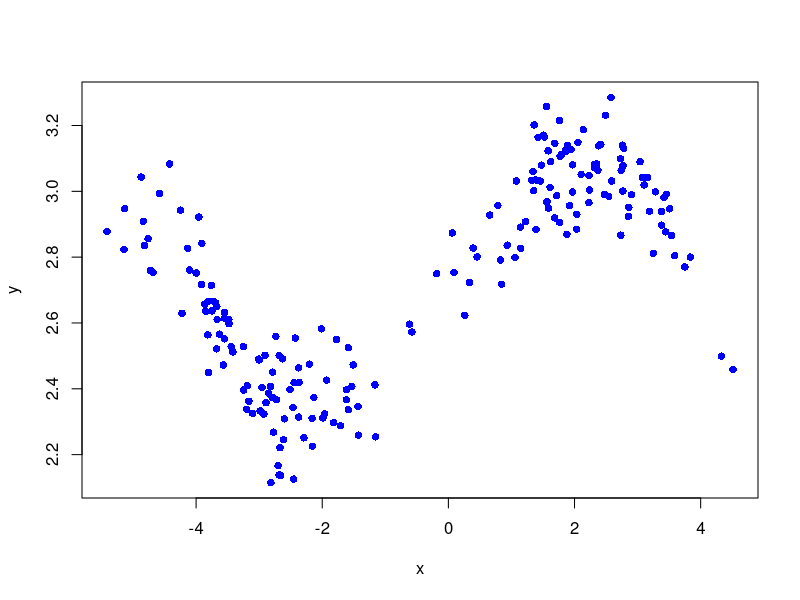

Write the R code that produced this figure.
library (knitr)
library(tidyverse)

set.seed(87)
dat <- tibble(x = c(rnorm(100), rnorm(100)+5)-3,
              y = sin(x^2/5)/x + rnorm(200)/10 + exp(1))
kable(head(dat))

plot(dat,pch=16,col="blue")
dat$d <- abs(dat$x-0)
dat$d
arrange(dat,d)

dat.sub <- arrange(dat,d)
dat.sub1 <- dat.sub[1:5, ]
dat.sub1